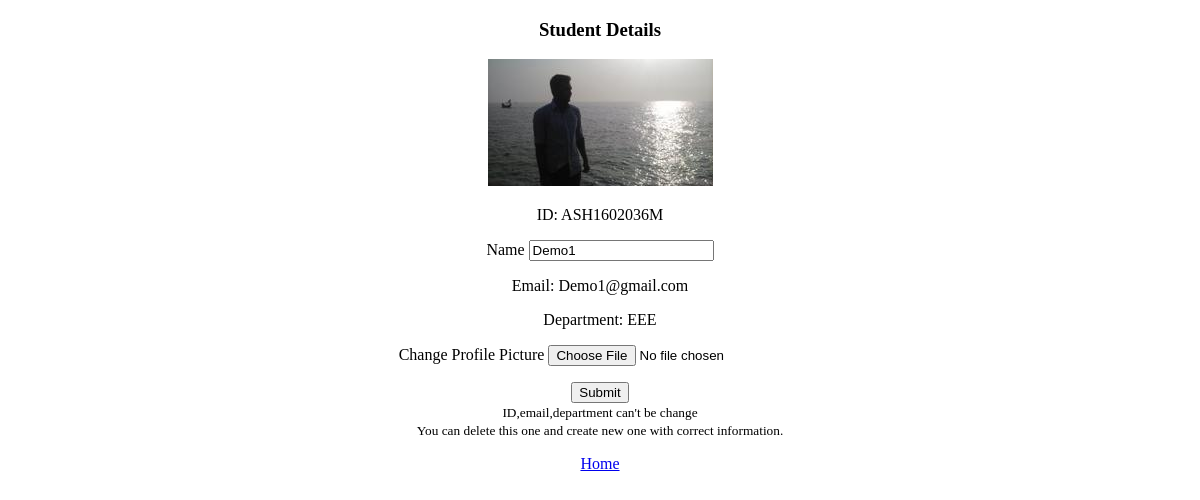
/update/3 (signed in), run on the app's committed database.
### main_app/models.py (models this page shows, shortened)
class Students(db.Model):
    admission_num = db.Column(db.Integer, primary_key=True)
    id = db.Column(db.String(15), unique=True, nullable=False)
    name = db.Column(db.String(80), nullable=False)
    email = db.Column(db.String(120), unique=True, nullable=False)
    image_file = db.Column(db.String(20), nullable=False, default='default.jpg')
    department = db.Column(db.String(80), db.ForeignKey('departments.department_name'), nullable=False)

### main_app/routes.py (the view)
@app.route("/update/<int:admission_id>",methods=['GET','POST'])
@login_required
def update_info(admission_id):
    student = Students.query.get_or_404(admission_id)
    image_file = url_for('static', filename='img/' + student.image_file)
    form = UpdateForm()
    if form.validate_on_submit():
        print('1')
        student.name = form.name.data
        if form.picture.data:
            print('2')
            student.image_file = save_picture(form.picture.data)
        db.session.commit()
        flash(f'{form.name.data}\'s info updated successfully!')
        return redirect('/home')
    elif request.method == 'GET':
        form.name.data = student.name
        return render_template('update.html',form=form,image=image_file,student=student)
    return render_template('update.html',form=form,image=image_file,student=student)

### main_app/forms.py
class UpdateForm(FlaskForm):
    name = StringField('Name', validators=[DataRequired(), Length(min=4, max=20)])
    picture = FileField('Change Profile Picture', validators=[FileAllowed(['jpg', 'jpeg', 'png'])])
    submit = SubmitField('Submit')

### main_app/models.py (called while the page is built)
@login_manager.user_loader
def load_user(user_id):
    return Users.query.get(int(user_id))

### main_app/templates/update.html (shortened to what this page needs)
{% extends "layout.html" %}
{% block content %}
<center>
    <div>
        <h3>Student Details</h3>
        <div>
             <p><img src="{{image}}" alt="profile_pic"></p>
        </div>
        <form method="post" action="" enctype="multipart/form-data">
            <div>
                <p>ID: {{student.id}}</p>
            </div>
            <div>
                {{form.name.label}}
                  {{form.name}}
            </div>
            <div>
                <p>Email: {{student.email}}</p>
            </div>
            <div>
                <p>Department: {{student.department}}</p>
            </div>
            <div>
               {{ form.picture.label() }}
               {{ form.picture(class='form-control-file') }}
           </div>
            <div>
                {{form.submit}}
            </div>
            <small>ID,email,department can't be change<br> You can delete this one and create new one with correct information.</small>
        </form>
        <div>
            <a href="{{url_for('home')}}">Home</a>
        </div>
    </div>
</center>
{% endblock content %}

### data on the page
Students: id "ASH1602036M", name "Demo1", email "Demo1@gmail.com", department "EEE"
